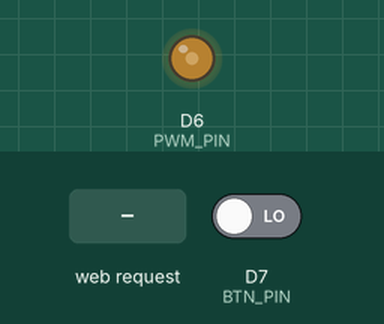
A sketch run on a simulated ESP8266 (NodeMCU). Shown: output pins drawn as LEDs (lit = HIGH). The test bench sets the inputs (shaded band); at power-on: D7 (BTN_PIN) LOW. WiFi joins after 1.5 s; servers stay silent unless stated; the local clock reads 2024-03-15 10:24:30 at power-on unless the sketch sets it; EEPROM starts erased; what the sketch prints to the serial monitor is not drawn.

Above: at 2.7 s.
2.8 s: HTTP request GET /setTime received
At 5.0 s:
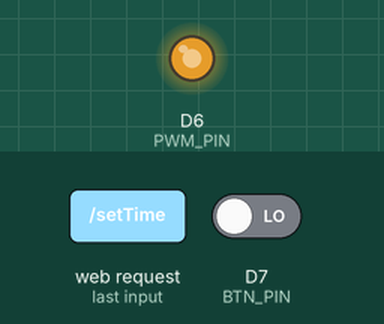
5.4 s: HTTP request GET /off received
At 8.9 s:
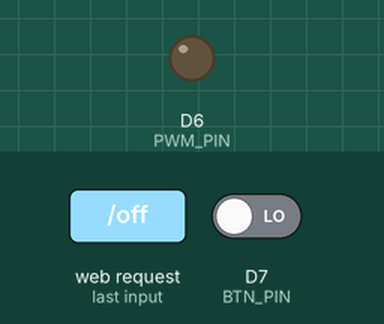
Timing chart, 0 to 10.4 s (numbered marks = the images above; inputs shaded):
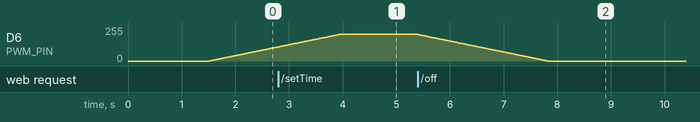

The sketch:

claude_version.ino
```cpp
#include <GyverButton.h>
#include <ESP8266WiFi.h>
#include <time.h>
#include <ESP8266WebServer.h>
#include <EEPROM.h>
#include <ArduinoOTA.h>

// ===== Пины =====
#define BTN_PIN D7
#define PWM_PIN D6

GButton btn(BTN_PIN, LOW_PULL, NORM_OPEN);
ESP8266WebServer server(80);
bool serverRunning = false;
uint32_t serverCheckTimer = 0;


// ===== WiFi =====
const char* ssid     = "AwesomePeople";
const char* password = "375295689321";

// ===== EEPROM =====
#define EEPROM_SIZE 8  // onH, onM, offH, offM

// ===== Расписание =====
int onHour  = 0;
int onMin   = 0;
int offHour = 0;
int offMin  = 0;

// ===== Яркость =====
bool ledState = false;
bool dimUp = false;

uint16_t brightness = 0;
uint16_t targetBrightness = 800;
const uint16_t MAX_BRIGHT = 1023;
const uint16_t MIN_BRIGHT = 50;

const uint16_t STEP = 5;       // шаг изменения
const uint16_t INTERVAL = 15;  // интервал плавного изменения (мс)

// Таймеры
uint32_t fadeTimer = 0;
uint32_t scheduleTimer = 0;

// ---------------- WIFI ----------------
void connectWiFi() {
  Serial.print("Подключение к WiFi");
  WiFi.begin(ssid, password);
  while (WiFi.status() != WL_CONNECTED) {
    delay(500);
    Serial.print(".");
  }
  Serial.println();
  Serial.println("WiFi подключен, IP: " + WiFi.localIP().toString());
}

// ---------------- NTP ----------------
void setupTime() {
  configTime(3 * 3600, 0, "pool.ntp.org", "time.nist.gov");
  Serial.print("Синхронизация времени");
  while (time(nullptr) < 100000) {
    delay(500);
    Serial.print(".");
  }
  Serial.println();
  Serial.println("Время синхронизировано");
}

// ---------------- EEPROM ----------------
void loadSchedule() {
  onHour  = EEPROM.read(0);
  onMin   = EEPROM.read(1);
  offHour = EEPROM.read(2);
  offMin  = EEPROM.read(3);

  if (onHour > 23) onHour = 0;
  if (onMin > 59) onMin = 0;
  if (offHour > 23) offHour = 0;
  if (offMin > 59) offMin = 0;

  Serial.printf("Расписание: ВКЛ %02d:%02d / ВЫКЛ %02d:%02d\n", onHour, onMin, offHour, offMin);
}

void saveSchedule() {
  bool changed = false;
  if (EEPROM.read(0) != onHour)  { EEPROM.write(0, onHour); changed = true; }
  if (EEPROM.read(1) != onMin)   { EEPROM.write(1, onMin); changed = true; }
  if (EEPROM.read(2) != offHour) { EEPROM.write(2, offHour); changed = true; }
  if (EEPROM.read(3) != offMin)  { EEPROM.write(3, offMin); changed = true; }
  if (changed) EEPROM.commit();

  Serial.println("Расписание сохранено (если изменилось)");
}

// ---------------- ПЛАВНАЯ ЯРКОСТЬ ----------------
void fadeTo(uint16_t target) {
  targetBrightness = constrain(target, 0, MAX_BRIGHT);
}

void updateBrightness() {
  if (millis() - fadeTimer < INTERVAL) return;
  fadeTimer = millis();

  if (brightness == targetBrightness) return;

  if (brightness < targetBrightness) {
    brightness += STEP;
    if (brightness > targetBrightness) brightness = targetBrightness;
  } else {
    brightness -= STEP;
    if (brightness < targetBrightness) brightness = targetBrightness;
  }

  analogWrite(PWM_PIN, brightness);
}

// ---------------- РЕГУЛИРОВКА ПО КНОПКЕ ----------------
void changeBrightness() {
  static uint32_t timer;
  if (millis() - timer >= INTERVAL) {
    timer = millis();
    if (dimUp) {
      brightness += STEP;
      if (brightness > MAX_BRIGHT) brightness = MAX_BRIGHT;
    } else {
      brightness -= STEP;
      if (brightness < MIN_BRIGHT) brightness = MIN_BRIGHT;
    }
    analogWrite(PWM_PIN, brightness);
    targetBrightness = brightness;
  }
}

// ---------------- РАСПИСАНИЕ ----------------
void checkSchedule() {
  static int lastMinute = -1;
  time_t now = time(nullptr);
  struct tm* t = localtime(&now);
  int h = t->tm_hour;
  int m = t->tm_min;

  if (m == lastMinute) return;
  lastMinute = m;

  if (h == onHour && m == onMin && !ledState) {
    ledState = true;
    fadeTo(targetBrightness);
    Serial.println("Авто ВКЛ");
  }
  if (h == offHour && m == offMin && ledState) {
    ledState = false;
    fadeTo(0);
    Serial.println("Авто ВЫКЛ");
  }
}

// ---------------- ВЕБ-СТРАНИЦА ----------------
String getPage() {
  String page = "<html><head><meta charset='utf-8'><meta name='viewport' content='width=device-width,initial-scale=1.0'>";
  page += "<style>body{font-family:Arial;text-align:center;}button,input{font-size:16px;margin:5px;}</style></head><body>";
  page += "<h1>Светильник</h1>";
  page += "<a href='/on'><button>ВКЛ</button></a>";
  page += "<a href='/off'><button>ВЫКЛ</button></a><br>";

  page += "<form action='/setBrightness'>";
  page += "Яркость: <input type='range' name='val' min='50' max='1023' value='" + String(brightness) + "'>";
  page += "<input type='submit' value='OK'></form><br>";

  page += "<form action='/setTime'>";
  page += "Вкл: <input name='onH' value='" + String(onHour) + "' size=2>:";
  page += "<input name='onM' value='" + String(onMin) + "' size=2><br>";
  page += "Выкл: <input name='offH' value='" + String(offHour) + "' size=2>:";
  page += "<input name='offM' value='" + String(offMin) + "' size=2><br>";
  page += "<input type='submit' value='Сохранить'></form>";
  page += "</body></html>";
  return page;
}

// ---------------- ОБРАБОТЧИКИ ----------------
void handleRoot() { server.send(200, "text/html", getPage()); }

void handleOn() {
  ledState = true;
  fadeTo(targetBrightness);
  server.sendHeader("Location", "/");
  server.send(303);
}

void handleOff() {
  ledState = false;
  fadeTo(0);
  server.sendHeader("Location", "/");
  server.send(303);
}

void handleBrightness() {
  if (server.hasArg("val"))
    targetBrightness = constrain(server.arg("val").toInt(), MIN_BRIGHT, MAX_BRIGHT);
  server.sendHeader("Location", "/");
  server.send(303);
}

void handleSetTime() {
  if (server.hasArg("onH")) onHour  = constrain(server.arg("onH").toInt(), 0, 23);
  if (server.hasArg("onM")) onMin   = constrain(server.arg("onM").toInt(), 0, 59);
  if (server.hasArg("offH")) offHour = constrain(server.arg("offH").toInt(), 0, 23);
  if (server.hasArg("offM")) offMin  = constrain(server.arg("offM").toInt(), 0, 59);
  saveSchedule();
  server.sendHeader("Location", "/");
  server.send(303);
}

//контроль работы веб-сервера
void checkServerStatus () {
  if (millis() - serverCheckTimer >= 5000) {  // каждые 5 секунд
    serverCheckTimer = millis();
    // Проверка WiFi
    if (WiFi.status() != WL_CONNECTED) {
      Serial.println("⚠️  Потеря WiFi, пытаюсь переподключиться...");
      connectWiFi();
    }
    // Проверка нашего флага работы сервера
    if (!serverRunning) {
      Serial.println("⚠️  Сервер не активен. Перезапуск...");
      server.stop();       // на всякий случай
      delay(50);
      server.begin();
      serverRunning = true;
      Serial.println("✅ Сервер снова запущен");
     }
   }
}

// ---------------- SETUP ----------------
void setup() {
  Serial.begin(115200);
  pinMode(PWM_PIN, OUTPUT);
  analogWriteFreq(1000);
  analogWrite(PWM_PIN, 0);

  btn.setDebounce(50);
  btn.setTimeout(500);

  EEPROM.begin(EEPROM_SIZE);
  loadSchedule();

  connectWiFi();
  setupTime();

  ArduinoOTA.begin();

  server.on("/", handleRoot);
  server.on("/on", handleOn);
  server.on("/off", handleOff);
  server.on("/setBrightness", handleBrightness);
  server.on("/setTime", handleSetTime);
  server.begin();
  serverRunning = true;
  Serial.println("Веб-сервер запущен");
}

// ---------------- LOOP ----------------
void loop() {
  server.handleClient();
  btn.tick();

  if (btn.isClick()) {
    ledState = !ledState;
    fadeTo(ledState ? targetBrightness : 0);
  }

  if (btn.isHolded()) dimUp = !dimUp;
  if (btn.isHold() && ledState) changeBrightness();

  updateBrightness();

  if (millis() - scheduleTimer >= 1000) {
    scheduleTimer = millis();
    checkSchedule();
  }

  checkServerStatus();
  ArduinoOTA.handle();
}
```

Measured:
- after the input at 5.4 s, D6 (PWM_PIN): moves from 199/255 to 0/255 over 2.4 s, starting at once
